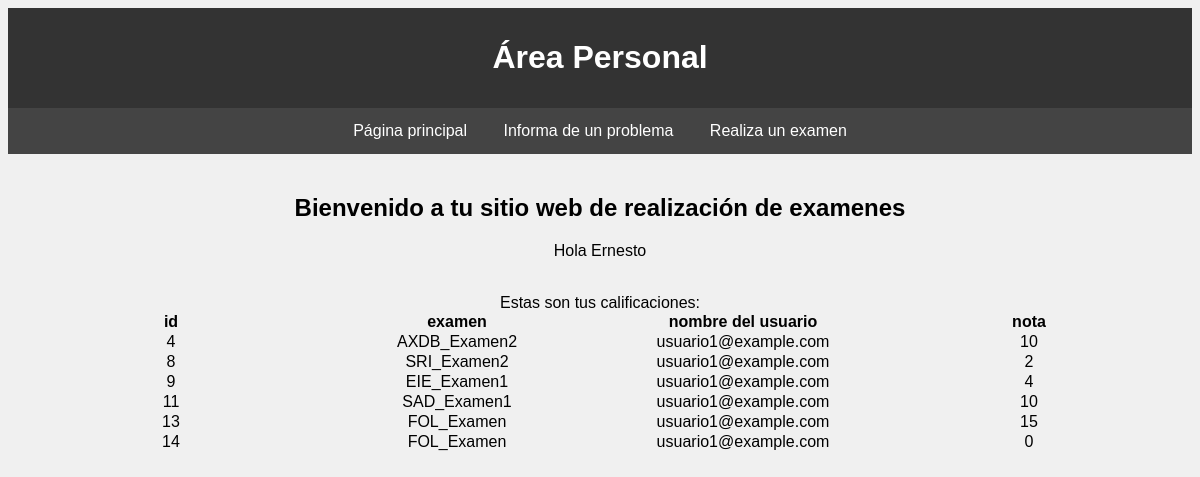
/Vista/alumno/areapersonal.php (signed in), run on the app's committed database.
### tables this page shows
CREATE TABLE Examenes_Usuarios (
  id INT AUTO_INCREMENT PRIMARY KEY,
  examen INT,
  usuario varchar(40),
  nota INT,
  FOREIGN KEY (examen) REFERENCES Examenes(id),
  FOREIGN KEY (usuario) REFERENCES Usuarios(correo)
);

CREATE TABLE Examenes (
  id INT AUTO_INCREMENT PRIMARY KEY,
  titulo TEXT,
  grupo INT,
  puntuacionTotal INT,
  borrado BOOLEAN,
  creador varchar(40),
  FOREIGN KEY (creador) REFERENCES Usuarios(correo),
  FOREIGN KEY(grupo) REFERENCES Grupos (id)
);

CREATE TABLE Usuarios (
  correo varchar(40) PRIMARY KEY,
  password TEXT,
  nombre TEXT,
  apellidos TEXT,
  tipoUsuario INT,
  grupo INT,
  FOREIGN KEY(grupo) REFERENCES Grupos (id),
  FOREIGN KEY (tipoUsuario) REFERENCES TiposUser(id)
);

### Vista/alumno/areapersonal.php (the view, shortened to what this page needs)
<!DOCTYPE html>
<html lang="es">
<head>
	<link rel="stylesheet" type="text/css" href="../css.css">
	</head>
</head>
<body>
    <div id="encabezado">
      <h1>Área Personal</h1>
    </div>
    <div id="barra-navegacion">
      <a href="principal.php">Página principal</a>
      <a href="incidencias.php">Informa de un problema</a>
      <a href="repetirexamen.php">Realiza un examen</a>
    </div>
    <div id="contenido">
      <h2>Bienvenido a tu sitio web de realización de examenes</h2>
	  <?php
	  	include("../../Modelo/db.php");
		if ($_SESSION["tipoUsuario"] == "1" || $_SESSION["tipoUsuario"] == "3") {
			echo "<p> Hola " . $_SESSION['nombre'] . "</p> </br>";
			echo "Estas son tus calificaciones:";
		} else {
			echo "<p>Algo no ha ido como debería.</p>";
			echo "<a href='../login.php'>Vuelve a registrarte.</a>";
		}
	  ?>
	<table>
  		<thead>
   	 		<tr>
			<th>id</th>
			<th>examen</th>
			<th>nombre del usuario</th>
			<th>nota</th>
			</tr>
		</thead>
		<tbody>
	    <?php
		if ($_SESSION["tipoUsuario"] == "1" || $_SESSION["tipoUsuario"] == "3") {
			$sql = "SELECT examenes_usuarios.id as id, titulo, usuarios.correo as correo, nota
			from examenes_usuarios INNER JOIN usuarios on examenes_usuarios.usuario = usuarios.correo
			INNER JOIN examenes on examenes_usuarios.examen = examenes.id where examenes.borrado = 0";
			$resultado = mysqli_query($conn, $sql);
			if (mysqli_num_rows($resultado) > 0) {
				while($row = mysqli_fetch_assoc($resultado)) {
					if  ($row["correo"] == $_SESSION['correo']){
						echo "<tr>";
						echo "<td>" . $row["id"] . "</td>";
						echo "<td>" . $row["titulo"] . "</td>";
						echo "<td>" . $row["correo"] . "</td>";
						echo "<td>" . $row["nota"] . "</td>";
						echo "</tr>";
					}
				}
			}
		} else {
			echo "<p>Algo no ha ido como debería.</p>";
			echo "<a href='../login.php'>Vuelve a registrarte.</a>";
		}
		?>
  		</tbody>
	</table>
	</div>
	</body>
</html>

### Vista/css.css (style rules this page uses)
body { font-family: Arial, sans-serif; background-color: #f0f0f0; }
#encabezado { background-color: #333; color: #fff; padding: 10px; text-align: center; }
#barra-navegacion { background-color: #444; color: #fff; overflow: hidden; text-align: center; }
#barra-navegacion a { display: inline-block; color: #fff; padding: 14px 16px; text-decoration: none; }
#contenido { padding: 20px; text-align: center; }
table { table-layout: fixed; width: 100%; border-collapse: collapse; }
td { text-align: center; }

### data on the page
examenes_usuarios: id "4", examen.titulo "AXDB_Examen2", usuario.correo "usuario1@example.com", nota "10"
examenes_usuarios: id "8", examen.titulo "SRI_Examen2", usuario.correo "usuario1@example.com", nota "2"
examenes_usuarios: id "9", examen.titulo "EIE_Examen1", usuario.correo "usuario1@example.com", nota "4"
examenes_usuarios: id "11", examen.titulo "SAD_Examen1", usuario.correo "usuario1@example.com", nota "10"
examenes_usuarios: id "13", examen.titulo "FOL_Examen", usuario.correo "usuario1@example.com", nota "15"
examenes_usuarios: id "14", examen.titulo "FOL_Examen", usuario.correo "usuario1@example.com", nota "0"

### other printed values
$_SESSION['nombre'] "Ernesto"
